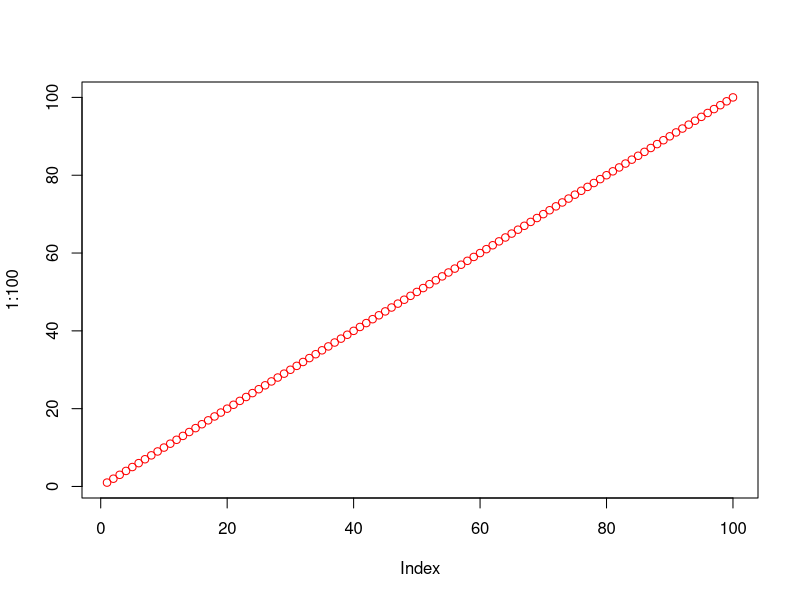

Reproduce this figure in R. (Note: this script raises an error after producing the figure.)
## ---- chunk 1
# Check if running on GitHub Actions
# This is important as otherwise Github will attempt to build this and it's missing the python libraries and will fail
#on_github <- Sys.getenv("GITHUB_ACTIONS") == "true"

# If on GitHub, set eval = FALSE for all subsequent chunks
#knitr::opts_chunk$set(eval = !on_github)
## ---- chunk 2
knitr::opts_chunk$set(
  collapse = TRUE,
  comment = "#>"
)
## ---- chunk 3
png("images/plot11.png")
plot(1:100,col="red")
dev.off()
## ---- chunk 4
# This ensures knitr tracks the image as a dependency
knitr::include_graphics("images/plot11.png")
## ---- chunk 5
# This ensures knitr tracks the image as a dependency
knitr::include_graphics("images/plot11.png")
